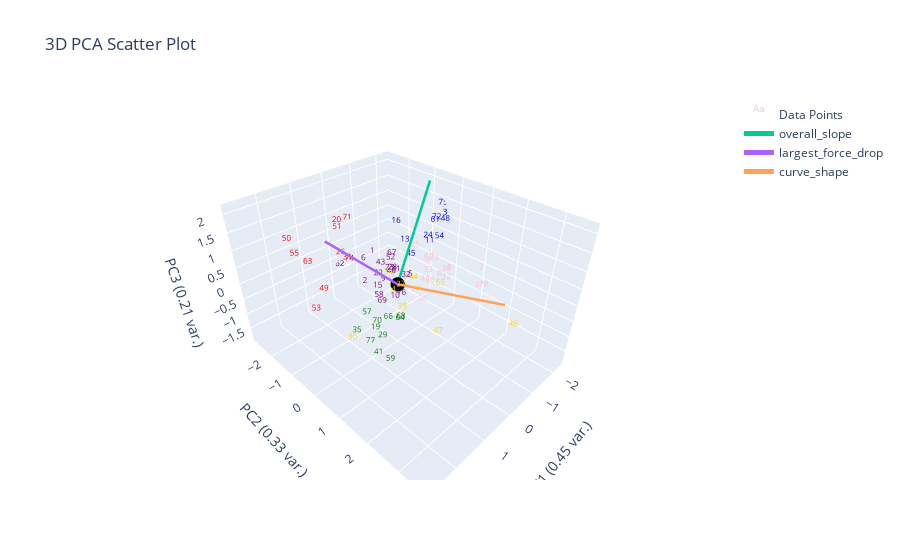

The cell this chart's notebook holds for it:
### Markdown cell above
# Optimum Feature #1:

### Code cell
kmeans_elbow = 6
optimum_features_1 = clustering_features_df[["overall_slope", "largest_force_drop", "curve_shape"]]
print(optimum_features_1.corr())
kmeans = KMeans(n_clusters=kmeans_elbow, init="k-means++", n_init=100).fit(optimum_features_1)
plotting.plot_clusters_seperately(kmeans.labels_, optimum_features_1.index.tolist(), depth_resist_curve_df_list, data_features_df, "kmeans")
plotting.plot_pca(optimum_features_1, y_labels=kmeans.labels_, num_pc=3, graph_title="kmeans")

### Figure 1 — Plotly figure (JSON) as saved in the notebook; plotly's stock layout.template omitted (floating-point values rounded to 4 significant figures)
{"data": [{"mode": "text", "name": "Data Points", "text": ["0", "1", "2", "3", "4", "5", "6", "7", "8", "9", "10", "11", "12", "13", "14", "15", "16", "17", "18", "19", "20", "21", "22", "23", "24", "25", "26", "27", "28", "29", "30", "31", "32", "33", "34", "35", "36", "37", "38", "39", "40", "41", "42", "43", "44", "45", "46", "47", "48", "49", "50", "51", "52", "53", "54", "55", "56", "57", "58", "59", "60", "61", "62", "63", "64", "65", "66", "67", "68", "69", "70", "71", "72", "73", "74", "75", "76", "77"], "textfont": {"color": ["pink", "purple", "purple", "blue", "gold", "purple", "purple", "pink", "pink", "purple", "purple", "blue", "pink", "blue", "gold", "purple", "blue", "pink", "pink", "green", "red", "purple", "purple", "purple", "blue", "pink", "red", "gold", "purple", "green", "gold", "red", "purple", "pink", "gold", "green", "pink", "pink", "pink", "gold", "purple", "green", "pink", "purple", "gold", "blue", "gold", "gold", "blue", "red", "red", "red", "purple", "red", "blue", "red", "pink", "green", "purple", "green", "pink", "blue", "purple", "red", "green", "gold", "green", "purple", "green", "purple", "green", "red", "blue", "pink", "red", "blue", "purple", "green"], "size": 8}, "type": "scatter3d", "x": [-1.006, 0.2261, 0.5187, -2.134, 0.9358, -0.7288, -0.53, -1.478, -1.205, 0.01252, -0.2094, -1.497, -1.028, -1.296, 0.9766, -0.1981, -0.1554, -1.217, -1.225, 0.7453, 0.7362, -0.1595, 0.3341, -0.08816, -1.58, -0.2933, 1.516, 0.445, 0.2082, 0.9093, 2.757, 0.9958, -0.6758, -0.9701, 1.024, 1.755, -1.16, -1.175, -0.4406, 0.6968, -0.5905, 1.088, -0.784, 0.4114, 0.6732, -1.093, 0.1594, 0.4239, -2.022, 2.545, 1.809, 1.771, -0.8292, 2.097, -1.663, 1.9, -1.171, 0.6218, 0.1591, 1.346, -0.8125, -1.919, -0.1539, 1.947, 0.4749, 0.2359, 0.9567, -0.9208, 0.5426, 0.2349, 0.7372, 0.8759, -1.985, -1.232, 0.9662, -2.304, -0.1316, 1.294], "y": [0.5954, -0.7327, -0.7305, -0.2635, 0.8192, -0.2402, -2.025, 1.566, 0.7547, -0.5524, -0.3121, -0.2592, 0.8218, -1.011, 1.585, -1.029, -0.1921, 0.01495, 1.881, -0.1042, -1.46, -0.2511, -0.3829, -0.4002, -0.3758, 0.3411, -0.3307, 0.5652, 0.02527, 0.355, 1.513, -0.8114, -0.3582, 0.2052, 0.7521, 0.3703, 0.678, 1.774, 0.5099, 0.8719, -0.8722, 0.336, 0.2657, -0.1984, 1.216, -0.582, 3.598, 1.823, -0.1543, 0.3715, -2.206, -0.052, -1.14, -0.7707, -0.02527, -1.769, 0.007288, -0.5955, -0.5855, 1.109, 0.4175, -0.4508, -2.739, -1.112, 0.5766, 1.654, 0.6439, -1.183, 0.6688, -0.3738, -0.04037, -0.8512, -0.4359, 0.1876, -0.74, -0.499, 0.01519, 0.3076], "z": [-0.2029, 0.4907, -0.3241, 0.9296, 0.4125, -0.4737, -0.6587, 0.2609, -0.005349, -0.4128, -0.9917, 0.293, -0.183, 0.09802, 0.8465, -0.9976, 1.437, 0.01162, 0.005866, -1.444, 1.321, -0.03747, 0.00805, -0.02651, 0.377, 0.9242, 1.192, 0.1858, 0.3194, -1.339, 0.5218, 0.6062, -0.5257, -0.2362, 0.9178, -0.6217, -0.05045, -0.04298, -0.7672, -0.2051, -0.607, -1.839, -0.4224, 0.4628, 0.8437, -0.1073, 0.5632, -0.5592, 0.8163, 1.046, 0.9037, 2.066, -0.3667, -0.3962, 0.457, 0.6947, -0.03387, -1.272, -0.9142, -1.354, -0.3952, 0.7166, -1.029, 0.7718, -0.8734, 0.6834, -0.5054, -0.2749, -0.7222, -0.9635, -1.178, 1.669, 0.7814, 0.02563, 0.5857, 1.101, -0.6753, -1.312]}, {"marker": {"color": "black", "size": 5}, "mode": "markers", "name": "Origin", "showlegend": false, "type": "scatter3d", "x": [0], "y": [0], "z": [0]}, {"line": {"width": 5}, "mode": "lines+text", "name": "overall_slope", "textposition": "top center", "type": "scatter3d", "x": [0, -2.043], "y": [0, -0.7996], "z": [0, 2.046]}, {"line": {"width": 5}, "mode": "lines+text", "name": "largest_force_drop", "textposition": "top center", "type": "scatter3d", "x": [0, 2.12], "y": [0, 0.01601], "z": [0, 2.123]}, {"line": {"width": 5}, "mode": "lines+text", "name": "curve_shape", "textposition": "top center", "type": "scatter3d", "x": [0, -0.5768], "y": [0, 2.891], "z": [0, 0.5541]}], "layout": {"autosize": true, "scene": {"xaxis": {"title": {"text": "PC1 (0.45 var.)"}}, "yaxis": {"title": {"text": "PC2 (0.33 var.)"}}, "zaxis": {"title": {"text": "PC3 (0.21 var.)"}}}, "title": {"text": "3D PCA Scatter Plot"}}}
